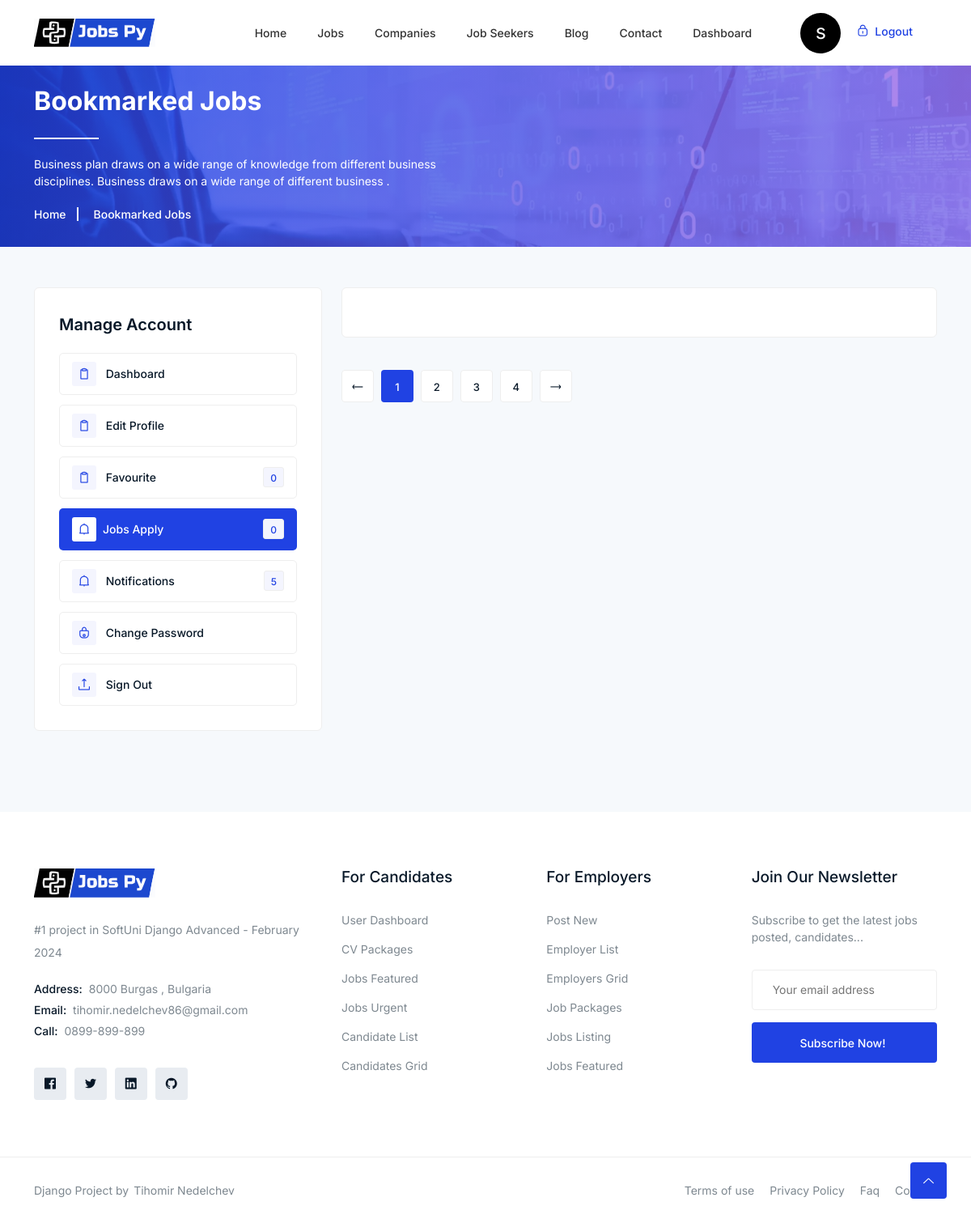
/jobseeker/apply-jobs/ (signed in), run on an earlier commit of the app's database.
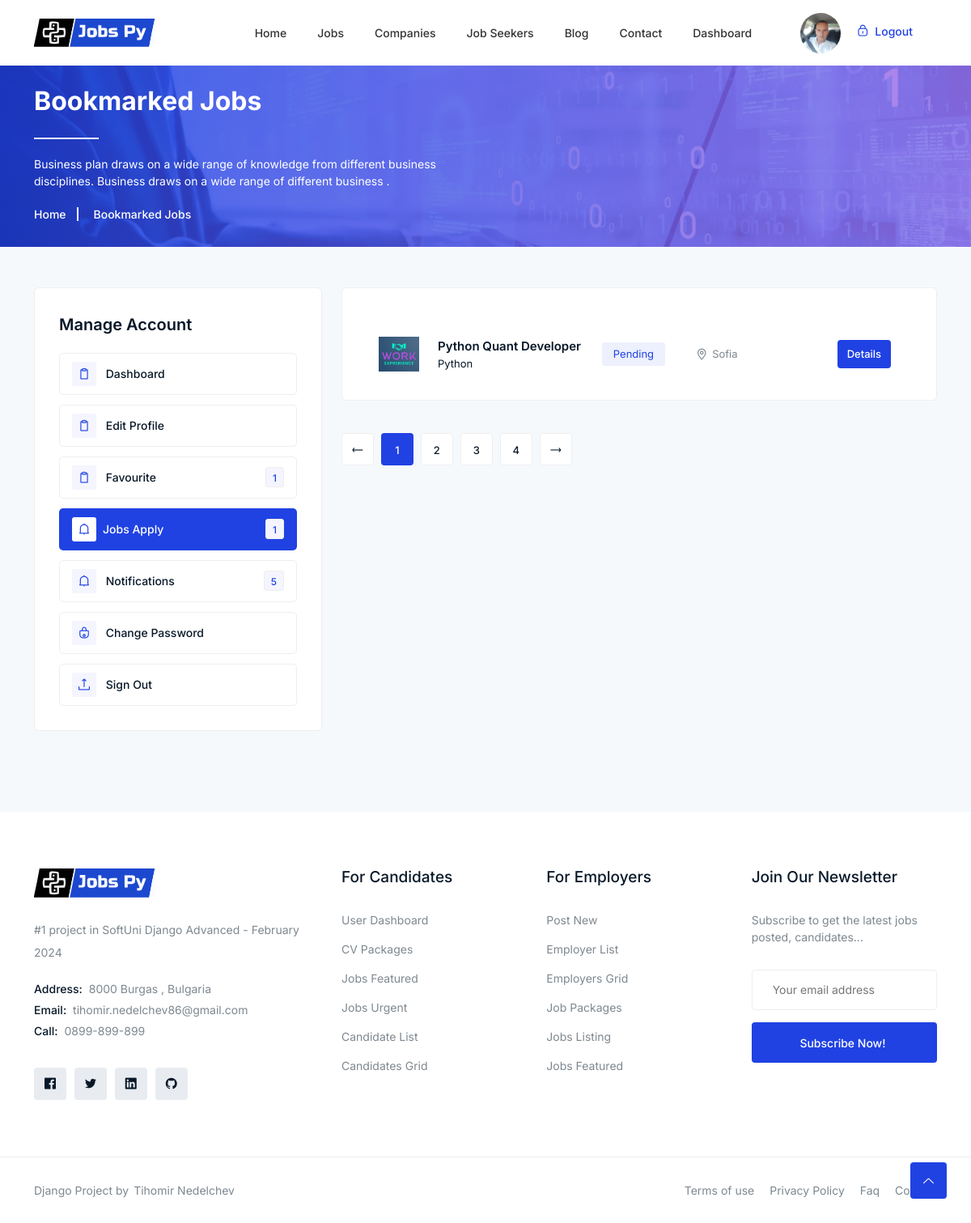
And on a later commit of the database.
### jobsPy/accounts/models.py (models this page shows)
class Account(AbstractBaseUser, PermissionsMixin):
    username = None
    ROLE_CHOICES = (
        ('jobseeker', 'Job Seeker'),
        ('company', 'Company'),
    )
    role = models.CharField(max_length=10, choices=ROLE_CHOICES)
    date_joined = models.DateTimeField(auto_now_add=True)
    last_login = models.DateTimeField(auto_now_add=True)
    email = models.EmailField(max_length=100, unique=True, null=False, blank=False)
    USERNAME_FIELD = 'email'
    EMAIL_FIELD = 'email'
    REQUIRED_FIELDS = []
    objects = AccountModel()
    is_staff = models.BooleanField(default=False)

### jobsPy/jobseekers/models.py (models this page shows)
class JobSeeker(models.Model):
    user = models.OneToOneField(UserModel, on_delete=models.CASCADE, primary_key=True)
    first_name = models.CharField(max_length=50, blank=False, null=False)
    last_name = models.CharField(max_length=50, blank=False, null=False)
    city = models.CharField(max_length=50, blank=False, null=False)
    nationality = models.CharField(max_length=50, blank=False, null=False)
    occupation = models.CharField(max_length=50, blank=False, null=False)
    seniority = models.ForeignKey(Seniority, on_delete=models.SET_NULL, blank=True, null=True)
    website = models.URLField(max_length=70, blank=True, null=True)
    linkedin = models.URLField(blank=False, null=False, max_length=50)
    github = models.URLField(blank=False, null=False, max_length=50)
    about = RichTextField(blank=False, null=False)
    phone_number = models.CharField(max_length=50, blank=True, null=True)
    profile_picture = models.ImageField(
        blank=True, null=True, upload_to='images/profile')
    gender = models.CharField(blank=False, null=False,
                              choices=GENDER_TYPE, max_length=1)
    marital_status = models.CharField(blank=False, null=False, max_length=20, choices=MARITAL_STATUS)
    skills = models.ManyToManyField(Skills, related_name="skills")
    activated = models.BooleanField(default=False)
    @property
    def get_user_all_applicant(self):
        return Applicant.objects.filter(user=self.user).count()

### jobsPy/jobs/models.py (models this page shows, shortened)
class FavoriteJob(models.Model):
    user = models.ForeignKey(UserModel, on_delete=models.CASCADE)
    job = models.ForeignKey(Job, on_delete=models.CASCADE)
    created_at = models.DateTimeField(auto_now_add=True)
    class Meta:
        unique_together = ('user', 'job')  # Ensure a job can be favorited only once per user

class Applicant(models.Model):
    user = models.ForeignKey(UserModel, on_delete=models.CASCADE)
    job = models.ForeignKey(Job, on_delete=models.CASCADE, related_name="applicants")
    created_at = models.DateTimeField(auto_now_add=True)
    comment = models.TextField(blank=True, null=True)
    status = models.SmallIntegerField(default=1)
    class Meta:
        ordering = ["id"]
        unique_together = ["user", "job"]
    @property
    def get_status(self):
        if self.status == 1:
            return "Pending"
        elif self.status == 2:
            return "Accepted"
        else:
            return "Rejected"

class Job(models.Model):
    user = models.ForeignKey(UserModel,  on_delete=models.CASCADE)
    title = models.CharField(max_length=300)
    slug = models.SlugField(allow_unicode=True, max_length=100, unique=True)
    category = models.ForeignKey(Category,  on_delete=models.CASCADE)
    seniority = models.ForeignKey(Seniority, on_delete=models.SET_NULL, blank=True, null=True)
    description = RichTextField(null=False, blank=False)
    responsibilities = RichTextField(null=False, blank=False)
    benefits = RichTextField(null=True, blank=True)
    job_image = models.ImageField(null=True, blank=True, upload_to="jobs/image", default="images/default/default.jpg")
    vacancy = models.IntegerField(null=True, blank=True)
    location = models.CharField(max_length=300,)
    job_type = models.CharField(choices=JOB_TYPE, max_length=10)
    salary = models.CharField(max_length=30, blank=True)
    deadline = models.DateField()
    is_published = models.BooleanField(default=True)
    created_at = models.DateTimeField(auto_now_add=True)
    modified_at = models.DateTimeField(auto_now=True)
    needed_skills = models.ManyToManyField(Skills, related_name="needed_skills")

class Category(models.Model):
    name = models.CharField(max_length=255)
    slug = models.SlugField(allow_unicode=True, max_length=100, unique=True)
    description = models.TextField(max_length=300, blank=True, null=True)
    created_at = models.DateTimeField(auto_now_add=True)
    modified_at = models.DateTimeField(auto_now=True)
    def __str__(self):
        return self.name

### jobsPy/jobseekers/views.py (the view)
# urls.py: path("apply-jobs/", ApplyJobs.as_view(), name="jobs-apply"),
class ApplyJobs(LoginRequiredMixin, JobSeekerRequiredMixin, ListView):
    template_name = "job_seekers/apply-jobs.html"
    def get_queryset(self):
        return Applicant.objects.filter(user_id=self.request.user.pk).all()

### jobsPy/core/accounts_mixins.py (called while the page is built)
    def dispatch(self, request, *args, **kwargs):
        if request.user.is_authenticated and request.user.role == "jobseeker":
            return super().dispatch(request, *args, **kwargs)
        else:
            return render(request, '403.html', status=403)

### templates/job_seekers/apply-jobs.html (shortened to what this page needs)
{% extends 'base.html' %}
{% block main_content %}
    <div class="breadcrumbs overlay">
        <div class="container">
            <div class="row">
                <div class="col-12">
                    <div class="breadcrumbs-content">
                        <h1 class="page-title">Bookmarked Jobs</h1>
                        <p>Business plan draws on a wide range of knowledge from different business<br> disciplines.
                            Business draws on a wide range of different business .</p>
                    </div>
                    <ul class="breadcrumb-nav">
                        <li><a href="index.html">Home</a></li>
                        <li>Bookmarked Jobs</li>
                    </ul>
                </div>
            </div>
        </div>
    </div>
    <div class="bookmarked section">
        <div class="container">
            <div class="alerts-inner">
                <div class="row">
{% include 'job_seekers/job_seeker_menu.html' %}
                    <div class="col-lg-8 col-12">
                        <div class="job-items">
                            {% for obj in object_list %}
                            <div class="manage-content">
                                <div class="row align-items-center justify-content-center">
                                    <div class="col-lg-5 col-md-5 col-12">
                                        <div class="title-img">
                                            <div class="can-img">
                                                <img src="{{ obj.job.job_image.url }}" alt="#">
                                            </div>
                                            <h3>{{ obj.job.title }}<span>{{ obj.job.category}}</span></h3>
                                        </div>
                                    </div>
                                    <div class="col-lg-2 col-md-2 col-12">
                                        <p><span class="time {% if obj.status == 3 %}rejected{% elif obj.status == 2 %}apply{% endif %}">{{ obj.get_status }}</span></p>
                                    </div>
                                    <div class="col-lg-3 col-md-3 col-12">
                                        <p class="location"><i class="lni lni-map-marker"></i>{{obj.job.location}}</p>
                                    </div>
                                    <div class="col-lg-2 col-md-2 col-12">
                                        <div class="button">
                                            <a href="{% url 'job_details' obj.job.pk %}" class="btn">Details</a>
                                        </div>
                                    </div>
                                </div>
                            </div>
                            {% endfor %}
                        </div>
                        <div class="pagination left pagination-md-center">
                            <ul class="pagination-list">
                                <li><a href="#"><i class="lni lni-arrow-left"></i></a></li>
                                <li class="active"><a href="#">1</a></li>
                                <li><a href="#">2</a></li>
                                <li><a href="#">3</a></li>
                                <li><a href="#">4</a></li>
                                <li><a href="#"><i class="lni lni-arrow-right"></i></a></li>
                            </ul>
                        </div>
                    </div>
                </div>
            </div>
        </div>
    </div>
{% endblock %}

### templates/base.html (shortened to what the changed rows need)
{% load static %}
{% load socialaccount %}
<!DOCTYPE html>
<html class="no-js" lang="zxx">
<head>
    <link rel="stylesheet" href="{% static '/css/bootstrap.min.css' %}" />
    <link rel="stylesheet" href="{% static '/css/LineIcons.2.0.css' %}" />
    <link rel="stylesheet" href="{% static '/css/animate.css' %}" />
    <link rel="stylesheet" href="{% static '/css/tiny-slider.css' %}" />
    <link rel="stylesheet" href="{% static '/css/glightbox.min.css' %}" />
    <link rel="stylesheet" href="{% static '/css/main.css' %}" />
    <link rel="stylesheet" href="{% static '/css/flaticon.css' %}" />
</head>
<body>
    <header class="header style4">
        <div class="navbar-area">
            <div class="container">
                <div class="row align-items-center">
                    <div class="col-lg-12">
                        <nav class="navbar navbar-expand-lg">
                            <div class="button">
                                {% if user.is_authenticated %}
                                {% if user.company.image %}
                                    <a href="{% url 'login_redirect_dashboard' %} "><img class="user-profile-small" src="{{ user.company.image.url }}" alt="Logo"></a>
                                {% elif user.jobseeker.profile_picture %}
                                    <a href="{% url 'login_redirect_dashboard' %} "><img class="user-profile-small" src="{{ user.jobseeker.profile_picture.url }}" alt="Logo"></a>
                                {% else %}
                                    <div class="text-center align-center"  style="align-items:center !important;justify-content:center !important;background-color: black;width: 50px;height: 50px;border-radius: 50px; margin-right: 20px">
                                    <a href="{% url 'login_redirect_dashboard' %}" style="padding-top: 10%; color: white; font-size: 25px" >{{ user.email.0 }}</a>
                                    </div>
                                {% endif %}
                                {% else %}
                                <a href="{% url 'login' %}"   class="login"><i
                                        class="lni lni-lock-alt"></i> Login</a>
                                <a href="{% url 'registration' %}"  class="btn">Sign Up</a>
                                {% endif %}
                            </div>
                        </nav>
                    </div>
                </div>
            </div>
        </div>
    </header>
{% block main_content %}
{% endblock %}
</body>
</html>

### templates/job_seekers/job_seeker_menu.html (shortened to what this page needs)
                    <div class="col-lg-4 col-12">
                        <div class="dashbord-sidebar">
                            <ul>
                                <li class="heading">Manage Account</li>
                                <li><a class="{% if request.resolver_match.url_name == 'job seeker dashboard' %}active{% endif %}"  href="{% url 'job seeker dashboard' %}"><i class="lni lni-clipboard"></i> Dashboard</a></li>
                                <li><a class="{% if request.resolver_match.url_name == 'edit-profile' %}active{% endif %}"  href="{% url 'edit-profile' user.jobseeker.pk %}"><i class="lni lni-clipboard"></i> Edit Profile </a></li>
                                <li><a class=""  href="{% url 'favourite_jobs' %}"><i class="lni lni-clipboard"></i> Favourite <span class="notifi">{{ user.favoritejob_set.all|length}}</span></a></li>
                                <li><a class="{% if request.resolver_match.url_name == 'jobs-apply' %}active{% endif %}" href="{% url 'jobs-apply' %}"><i class="lni lni-alarm"></i>Jobs Apply <span class="notifi">{{ user.jobseeker.get_user_all_applicant}}</span></a></li>
                                <li><a  href="notifications.html"><i class="lni lni-alarm"></i> Notifications <span
                                            class="notifi">5</span></a></li>
                                <li><a href="{% url 'change-password' %}"><i class="lni lni-lock"></i> Change Password</a></li>
                                <li><a href="{% url 'sing-out' %}"><i class="lni lni-upload"></i> Sign Out</a></li>
                            </ul>
                        </div>
                    </div>

What changed in the data, as far as the page shows it:
changed Account: jobseeker.profile_picture: picture added; favoritejob_set.all|length "0" → "1"; jobseeker.get_user_all_applicant "0" → "1"; email.0 "s" → (not shown)
added Applicant: job.job_image (picture), job "Python Quant Developer", job.category "Python", get_status "Pending", job.location "Sofia"
